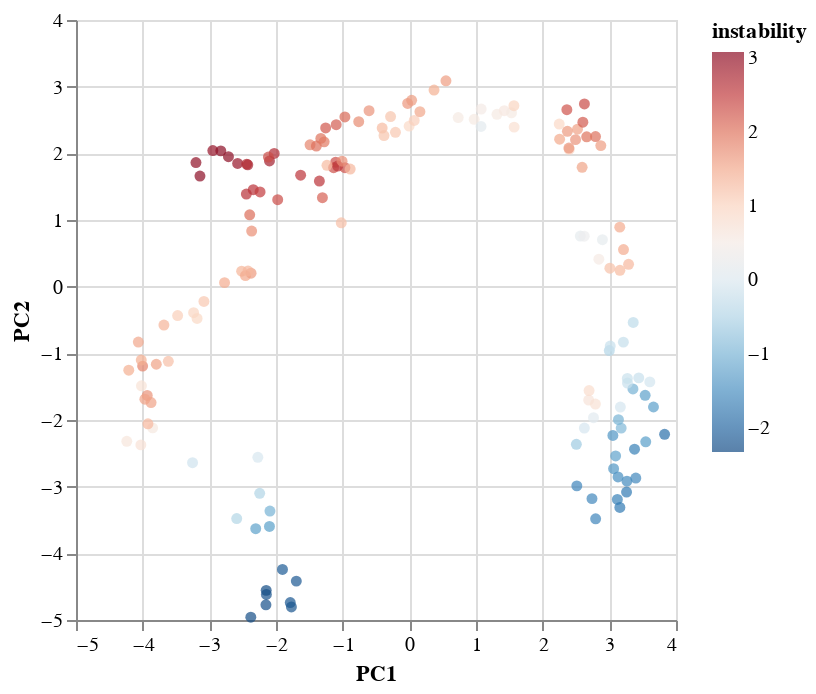

Notebook cell for this chart:
### Markdown cell above
# df_diff

### Code cell
from sklearn.decomposition import PCA
from sklearn.preprocessing import StandardScaler
import altair as alt

# all X in df is already normalized

# Apply PCA
pca = PCA(n_components=2)  # You can change the number of components
df_pca = pca.fit_transform(df_diff)

# Convert the result back to a DataFrame
df_pca = pd.DataFrame(df_pca, columns=['PC1', 'PC2'], index=df.index)
df_pca['instability'] = df_diff['instability']

# Create a scatter plot of the PCA results
scatter = alt.Chart(df_pca.reset_index()).mark_circle().encode(
    x='PC1',
    y='PC2',
    color=alt.Color('instability', scale=alt.Scale(scheme='redblue', reverse=True)),
    tooltip=['year', 'PC1', 'PC2', 'instability']
)

scatter

### Figure 1 — Vega-Lite specification as saved in the notebook (floating-point values rounded to 4 significant figures; data arrays with more than 128 entries replaced by an {"elided": "..."} marker saying what was removed)
{"config": {"view": {"continuousWidth": 300, "continuousHeight": 300}}, "data": {"name": "data-3d8499bd88124dfe4f00ab0cc39a0062"}, "mark": {"type": "circle"}, "encoding": {"color": {"field": "instability", "scale": {"reverse": true, "scheme": "redblue"}, "type": "quantitative"}, "tooltip": [{"field": "year", "type": "quantitative"}, {"field": "PC1", "type": "quantitative"}, {"field": "PC2", "type": "quantitative"}, {"field": "instability", "type": "quantitative"}], "x": {"field": "PC1", "type": "quantitative"}, "y": {"field": "PC2", "type": "quantitative"}}, "$schema": "https://vega.github.io/schema/vega-lite/v5.20.1.json", "datasets": {"data-3d8499bd88124dfe4f00ab0cc39a0062": {"elided": "154 records"}}}
